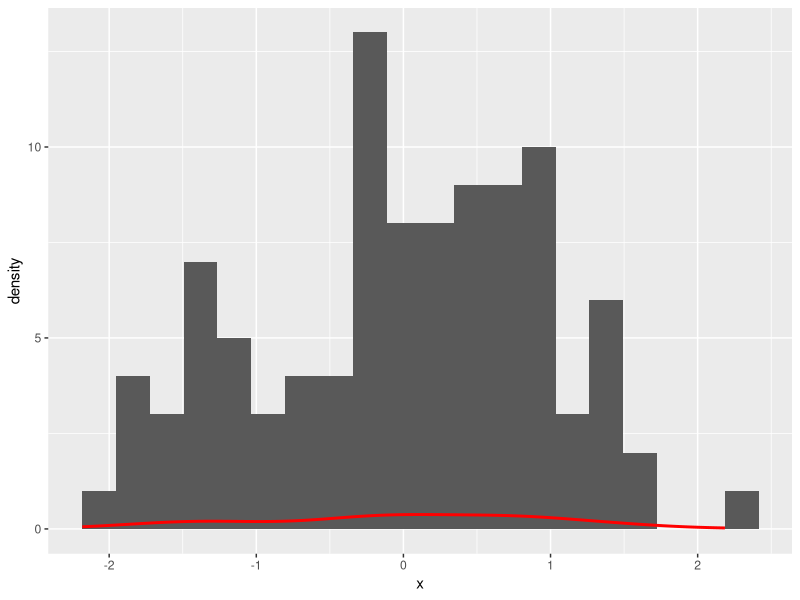
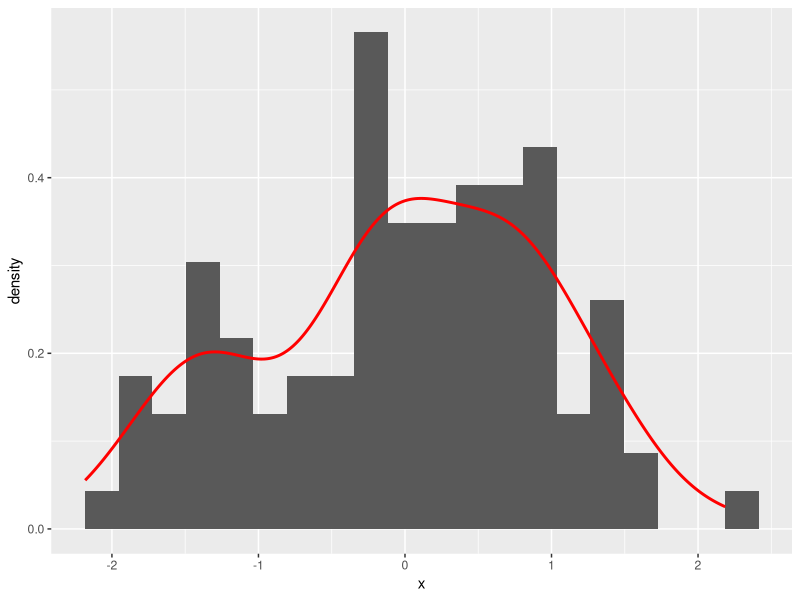

Write R code to recreate these figures, in order.
library(ggplot2)
library(tibble)

plot_hist <- function(x, n_bins = 10L, use_density_hight = TRUE){
  if (use_density_hight) {
    ggplot2::ggplot(data=tibble::tibble(x=x), mapping=ggplot2::aes(x=x, y=..density..)) +
      ggplot2::geom_histogram(bins=n_bins) +
      ggplot2::geom_density(color="red", size=1)
  } else {
    ggplot2::ggplot(data=tibble::tibble(x=x), mapping=ggplot2::aes(x=x)) +
      ggplot2::geom_histogram(bins=n_bins) +
      ggplot2::geom_density(color="red", size=1)
  }
}

x <- rnorm(100, 0, 1)
plot_hist(x, 20, FALSE)
plot_hist(x, 20, TRUE)
